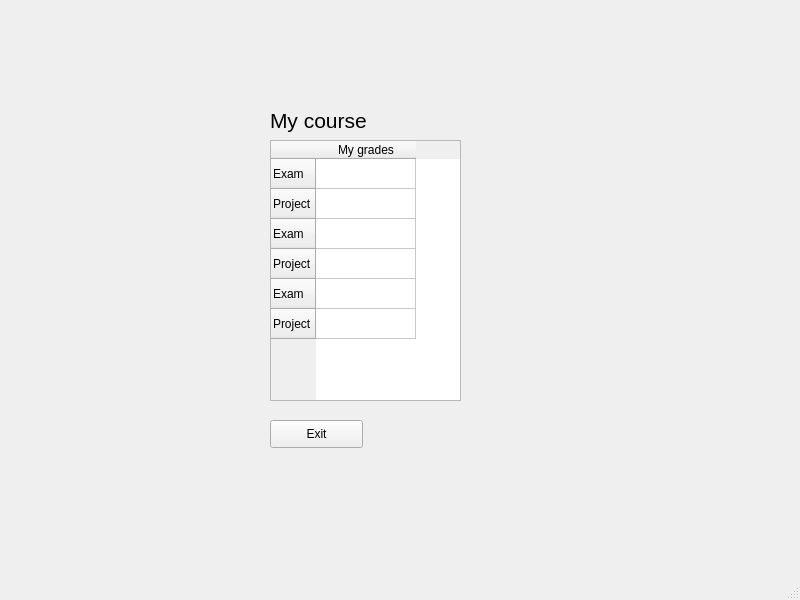
<?xml version="1.0" encoding="UTF-8"?>
<ui version="4.0">
 <class>Student_view</class>
 <widget class="QMainWindow" name="Student_view">
  <property name="geometry">
   <rect>
    <x>0</x>
    <y>0</y>
    <width>800</width>
    <height>600</height>
   </rect>
  </property>
  <property name="windowTitle">
   <string>MainWindow</string>
  </property>
  <widget class="QWidget" name="centralwidget">
   <widget class="QTableWidget" name="tableWidget">
    <property name="geometry">
     <rect>
      <x>270</x>
      <y>140</y>
      <width>191</width>
      <height>261</height>
     </rect>
    </property>
    <row>
     <property name="text">
      <string>Exam</string>
     </property>
    </row>
    <row>
     <property name="text">
      <string>Project</string>
     </property>
    </row>
    <row>
     <property name="text">
      <string>Exam</string>
     </property>
    </row>
    <row>
     <property name="text">
      <string>Project</string>
     </property>
    </row>
    <row>
     <property name="text">
      <string>Exam</string>
     </property>
    </row>
    <row>
     <property name="text">
      <string>Project</string>
     </property>
    </row>
    <column>
     <property name="text">
      <string>My grades</string>
     </property>
    </column>
   </widget>
   <widget class="QLabel" name="Label">
    <property name="geometry">
     <rect>
      <x>270</x>
      <y>100</y>
      <width>121</width>
      <height>41</height>
     </rect>
    </property>
    <property name="font">
     <font>
      <pointsize>16</pointsize>
     </font>
    </property>
    <property name="text">
     <string>My course</string>
    </property>
    <property name="textFormat">
     <enum>Qt::RichText</enum>
    </property>
   </widget>
   <widget class="QPushButton" name="btn_exit">
    <property name="geometry">
     <rect>
      <x>270</x>
      <y>420</y>
      <width>93</width>
      <height>28</height>
     </rect>
    </property>
    <property name="text">
     <string>Exit</string>
    </property>
   </widget>
  </widget>
  <widget class="QMenuBar" name="menubar">
   <property name="geometry">
    <rect>
     <x>0</x>
     <y>0</y>
     <width>800</width>
     <height>26</height>
    </rect>
   </property>
  </widget>
  <widget class="QStatusBar" name="statusbar"/>
 </widget>
 <resources/>
 <connections/>
</ui>
